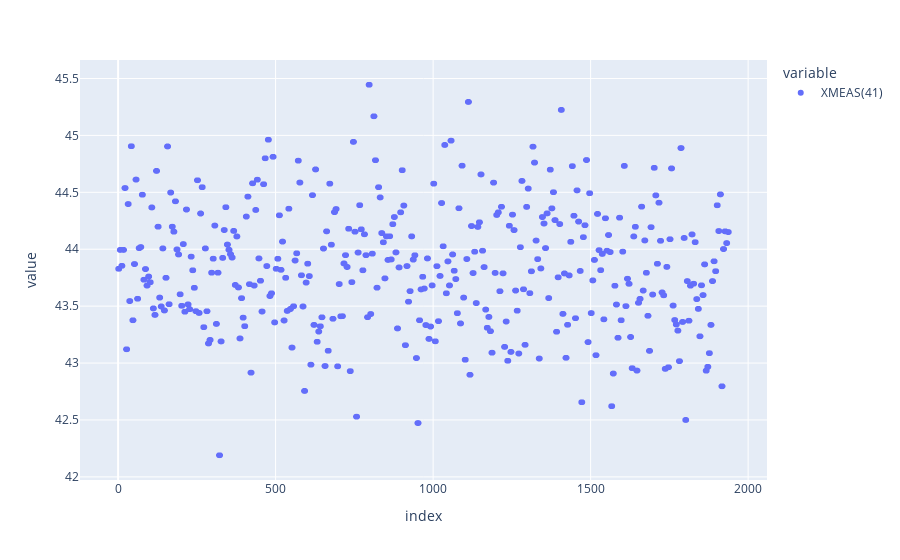

Source (notebook cell):
### Markdown cell above
This sections loads the dataset for one fault and plot one of its variables, also displaying the dataset shape.

### Code cell
# Dataset from Chiang
df_train_chiang, df_test_chiang = TEP_utils.load_dataset_chiang(fault=20)
px.scatter(df_train_chiang['XMEAS(41)'])

### Figure 1 — Plotly figure (JSON) as saved in the notebook; plotly's stock layout.template omitted (floating-point values rounded to 4 significant figures; data arrays with more than 128 entries replaced by an {"elided": "..."} marker saying what was removed)
{"data": [{"hovertemplate": "variable=XMEAS(41)<br>index=%{x}<br>value=%{y}<extra></extra>", "legendgroup": "XMEAS(41)", "marker": {"color": "#636efa", "symbol": "circle"}, "mode": "markers", "name": "XMEAS(41)", "showlegend": true, "type": "scattergl", "x": {"elided": "1940 int values"}, "xaxis": "x", "y": {"elided": "1940 float values"}, "yaxis": "y"}], "layout": {"legend": {"title": {"text": "variable"}, "tracegroupgap": 0}, "margin": {"t": 60}, "xaxis": {"anchor": "y", "domain": [0, 1], "title": {"text": "index"}}, "yaxis": {"anchor": "x", "domain": [0, 1], "title": {"text": "value"}}}}
